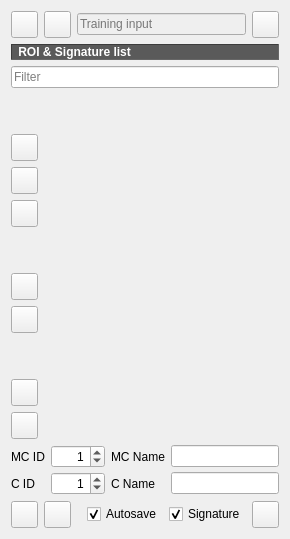
      <widget class="QWidget" name="tab_2">
       <property name="sizePolicy">
        <sizepolicy hsizetype="Minimum" vsizetype="Preferred">
         <horstretch>0</horstretch>
         <verstretch>0</verstretch>
        </sizepolicy>
       </property>
       <attribute name="icon">
        <iconset resource="resources.qrc">
         <normaloff>:/plugins/semiautomaticclassificationplugin/icons/semiautomaticclassificationplugin_training_input.svg</normaloff>:/plugins/semiautomaticclassificationplugin/icons/semiautomaticclassificationplugin_training_input.svg</iconset>
       </attribute>
       <attribute name="title">
        <string>Training input</string>
       </attribute>
       <layout class="QGridLayout" name="gridLayout_7">
        <item row="0" column="0">
         <layout class="QVBoxLayout" name="verticalLayout_2">
          <item>
           <layout class="QGridLayout" name="gridLayout_19">
            <item row="0" column="1">
             <widget class="QToolButton" name="button_new_input">
              <property name="toolTip">
               <string>Create a new training input</string>
              </property>
              <property name="styleSheet">
               <string notr="true">margin: 0px;padding: 0px;</string>
              </property>
              <property name="icon">
               <iconset resource="resources.qrc">
                <normaloff>:/plugins/semiautomaticclassificationplugin/icons/semiautomaticclassificationplugin_new_file.svg</normaloff>:/plugins/semiautomaticclassificationplugin/icons/semiautomaticclassificationplugin_new_file.svg</iconset>
              </property>
              <property name="iconSize">
               <size>
                <width>22</width>
                <height>22</height>
               </size>
              </property>
             </widget>
            </item>
            <item row="0" column="2">
             <widget class="QLineEdit" name="trainingFile_lineEdit">
              <property name="enabled">
               <bool>false</bool>
              </property>
              <property name="toolTip">
               <string>Input file path</string>
              </property>
              <property name="placeholderText">
               <string>Training input</string>
              </property>
             </widget>
            </item>
            <item row="0" column="0">
             <widget class="QToolButton" name="trainingFile_toolButton">
              <property name="toolTip">
               <string>Open a training input</string>
              </property>
              <property name="styleSheet">
               <string notr="true">margin: 0px;padding: 0px;</string>
              </property>
              <property name="icon">
               <iconset resource="resources.qrc">
                <normaloff>:/plugins/semiautomaticclassificationplugin/icons/semiautomaticclassificationplugin_open_file.svg</normaloff>:/plugins/semiautomaticclassificationplugin/icons/semiautomaticclassificationplugin_open_file.svg</iconset>
              </property>
              <property name="iconSize">
               <size>
                <width>22</width>
                <height>22</height>
               </size>
              </property>
             </widget>
            </item>
            <item row="0" column="3">
             <widget class="QToolButton" name="button_reset_input">
              <property name="toolTip">
               <string>Remove training input</string>
              </property>
              <property name="styleSheet">
               <string notr="true">margin: 0px;padding: 0px;</string>
              </property>
              <property name="icon">
               <iconset resource="resources.qrc">
                <normaloff>:/plugins/semiautomaticclassificationplugin/icons/semiautomaticclassificationplugin_reset.svg</normaloff>:/plugins/semiautomaticclassificationplugin/icons/semiautomaticclassificationplugin_reset.svg</iconset>
              </property>
              <property name="iconSize">
               <size>
                <width>22</width>
                <height>22</height>
               </size>
              </property>
             </widget>
            </item>
           </layout>
          </item>
          <item>
           <widget class="QLabel" name="label_48">
            <property name="font">
             <font>
              <italic>false</italic>
              <bold>true</bold>
             </font>
            </property>
            <property name="styleSheet">
             <string notr="true">background-color : #5a5a5a; color : white; font: bold</string>
            </property>
            <property name="frameShape">
             <enum>QFrame::Shape::Panel</enum>
            </property>
            <property name="frameShadow">
             <enum>QFrame::Shadow::Sunken</enum>
            </property>
            <property name="text">
             <string> ROI &amp; Signature list</string>
            </property>
            <property name="alignment">
             <set>Qt::AlignmentFlag::AlignLeading|Qt::AlignmentFlag::AlignLeft|Qt::AlignmentFlag::AlignVCenter</set>
            </property>
           </widget>
          </item>
          <item>
           <layout class="QGridLayout" name="gridLayout">
            <item row="1" column="0">
             <layout class="QVBoxLayout" name="verticalLayout_4">
              <item>
               <spacer name="verticalSpacer">
                <property name="orientation">
                 <enum>Qt::Orientation::Vertical</enum>
                </property>
                <property name="sizeHint" stdset="0">
                 <size>
                  <width>20</width>
                  <height>40</height>
                 </size>
                </property>
               </spacer>
              </item>
              <item>
               <widget class="QToolButton" name="merge_signature_toolButton">
                <property name="toolTip">
                 <string>Merge highlighted spectral signatures obtaining the average signature</string>
                </property>
                <property name="styleSheet">
                 <string notr="true">margin: 0px;padding: 0px;</string>
                </property>
                <property name="icon">
                 <iconset resource="resources.qrc">
                  <normaloff>:/plugins/semiautomaticclassificationplugin/icons/semiautomaticclassificationplugin_merge_sign_tool.svg</normaloff>:/plugins/semiautomaticclassificationplugin/icons/semiautomaticclassificationplugin_merge_sign_tool.svg</iconset>
                </property>
                <property name="iconSize">
                 <size>
                  <width>22</width>
                  <height>22</height>
                 </size>
                </property>
               </widget>
              </item>
              <item>
               <widget class="QToolButton" name="calculate_signature_toolButton">
                <property name="toolTip">
                 <string>Calculate signatures for highlighted items</string>
                </property>
                <property name="styleSheet">
                 <string notr="true">margin: 0px;padding: 0px;</string>
                </property>
                <property name="icon">
                 <iconset resource="resources.qrc">
                  <normaloff>:/plugins/semiautomaticclassificationplugin/icons/semiautomaticclassificationplugin_add_sign_tool.svg</normaloff>:/plugins/semiautomaticclassificationplugin/icons/semiautomaticclassificationplugin_add_sign_tool.svg</iconset>
                </property>
                <property name="iconSize">
                 <size>
                  <width>22</width>
                  <height>22</height>
                 </size>
                </property>
               </widget>
              </item>
              <item>
               <widget class="QToolButton" name="delete_Signature_Button">
                <property name="toolTip">
                 <string>Delete highlighted items</string>
                </property>
                <property name="styleSheet">
                 <string notr="true">margin: 0px;padding: 0px;</string>
                </property>
                <property name="icon">
                 <iconset resource="resources.qrc">
                  <normaloff>:/plugins/semiautomaticclassificationplugin/icons/semiautomaticclassificationplugin_remove.svg</normaloff>:/plugins/semiautomaticclassificationplugin/icons/semiautomaticclassificationplugin_remove.svg</iconset>
                </property>
                <property name="iconSize">
                 <size>
                  <width>22</width>
                  <height>22</height>
                 </size>
                </property>
               </widget>
              </item>
              <item>
               <spacer name="verticalSpacer_3">
                <property name="orientation">
                 <enum>Qt::Orientation::Vertical</enum>
                </property>
                <property name="sizeHint" stdset="0">
                 <size>
                  <width>20</width>
                  <height>40</height>
                 </size>
                </property>
               </spacer>
              </item>
              <item>
               <widget class="QToolButton" name="signature_spectral_plot_toolButton">
                <property name="toolTip">
                 <string>Add highlighted signatures to spectral signature plot</string>
                </property>
                <property name="styleSheet">
                 <string notr="true">margin: 0px;padding: 0px;</string>
                </property>
                <property name="icon">
                 <iconset resource="resources.qrc">
                  <normaloff>:/plugins/semiautomaticclassificationplugin/icons/semiautomaticclassificationplugin_sign_tool.svg</normaloff>:/plugins/semiautomaticclassificationplugin/icons/semiautomaticclassificationplugin_sign_tool.svg</iconset>
                </property>
                <property name="iconSize">
                 <size>
                  <width>22</width>
                  <height>22</height>
                 </size>
                </property>
               </widget>
              </item>
              <item>
               <widget class="QToolButton" name="scatterPlot_toolButton">
                <property name="toolTip">
                 <string>Add highlighted items to scatter plot</string>
                </property>
                <property name="styleSheet">
                 <string notr="true">margin: 0px;padding: 0px;</string>
                </property>
                <property name="icon">
                 <iconset resource="resources.qrc">
                  <normaloff>:/plugins/semiautomaticclassificationplugin/icons/semiautomaticclassificationplugin_scatter_tool.svg</normaloff>:/plugins/semiautomaticclassificationplugin/icons/semiautomaticclassificationplugin_scatter_tool.svg</iconset>
                </property>
                <property name="iconSize">
                 <size>
                  <width>22</width>
                  <height>22</height>
                 </size>
                </property>
               </widget>
              </item>
              <item>
               <spacer name="verticalSpacer_7">
                <property name="orientation">
                 <enum>Qt::Orientation::Vertical</enum>
                </property>
                <property name="sizeHint" stdset="0">
                 <size>
                  <width>20</width>
                  <height>40</height>
                 </size>
                </property>
               </spacer>
              </item>
              <item>
               <widget class="QToolButton" name="import_library_toolButton">
                <property name="toolTip">
                 <string>Import spectral signatures </string>
                </property>
                <property name="styleSheet">
                 <string notr="true">margin: 0px;padding: 0px;</string>
                </property>
                <property name="icon">
                 <iconset resource="resources.qrc">
                  <normaloff>:/plugins/semiautomaticclassificationplugin/icons/semiautomaticclassificationplugin_import_spectral_library.svg</normaloff>:/plugins/semiautomaticclassificationplugin/icons/semiautomaticclassificationplugin_import_spectral_library.svg</iconset>
                </property>
                <property name="iconSize">
                 <size>
                  <width>22</width>
                  <height>22</height>
                 </size>
                </property>
               </widget>
              </item>
              <item>
               <widget class="QToolButton" name="export_signature_list_toolButton">
                <property name="toolTip">
                 <string>Export highlighted spectral signatures
</string>
                </property>
                <property name="styleSheet">
                 <string notr="true">margin: 0px;padding: 0px;</string>
                </property>
                <property name="icon">
                 <iconset resource="resources.qrc">
                  <normaloff>:/plugins/semiautomaticclassificationplugin/icons/semiautomaticclassificationplugin_export_spectral_library.svg</normaloff>:/plugins/semiautomaticclassificationplugin/icons/semiautomaticclassificationplugin_export_spectral_library.svg</iconset>
                </property>
                <property name="iconSize">
                 <size>
                  <width>22</width>
                  <height>22</height>
                 </size>
                </property>
               </widget>
              </item>
             </layout>
            </item>
            <item row="0" column="0" colspan="2">
             <widget class="QLineEdit" name="ROI_filter_lineEdit">
              <property name="toolTip">
               <string>Filter</string>
              </property>
              <property name="placeholderText">
               <string>Filter</string>
              </property>
             </widget>
            </item>
           </layout>
          </item>
          <item>
           <layout class="QGridLayout" name="gridLayout_27">
            <property name="verticalSpacing">
             <number>4</number>
            </property>
            <item row="1" column="3">
             <widget class="QLabel" name="label_41">
              <property name="sizePolicy">
               <sizepolicy hsizetype="Minimum" vsizetype="Preferred">
                <horstretch>0</horstretch>
                <verstretch>0</verstretch>
               </sizepolicy>
              </property>
              <property name="text">
               <string>C Name</string>
              </property>
             </widget>
            </item>
            <item row="0" column="1" colspan="2">
             <widget class="QSpinBox" name="ROI_Macroclass_ID_spin">
              <property name="maximumSize">
               <size>
                <width>100</width>
                <height>16777215</height>
               </size>
              </property>
              <property name="toolTip">
               <string>The macroclass ID of the ROI signature</string>
              </property>
              <property name="alignment">
               <set>Qt::AlignmentFlag::AlignRight|Qt::AlignmentFlag::AlignTrailing|Qt::AlignmentFlag::AlignVCenter</set>
              </property>
              <property name="minimum">
               <number>0</number>
              </property>
              <property name="maximum">
               <number>9999</number>
              </property>
              <property name="value">
               <number>1</number>
              </property>
             </widget>
            </item>
            <item row="1" column="0">
             <widget class="QLabel" name="label_42">
              <property name="sizePolicy">
               <sizepolicy hsizetype="Minimum" vsizetype="Preferred">
                <horstretch>0</horstretch>
                <verstretch>0</verstretch>
               </sizepolicy>
              </property>
              <property name="maximumSize">
               <size>
                <width>89</width>
                <height>16777215</height>
               </size>
              </property>
              <property name="text">
               <string>C ID</string>
              </property>
             </widget>
            </item>
            <item row="0" column="3">
             <widget class="QLabel" name="label_45">
              <property name="sizePolicy">
               <sizepolicy hsizetype="Minimum" vsizetype="Preferred">
                <horstretch>0</horstretch>
                <verstretch>0</verstretch>
               </sizepolicy>
              </property>
              <property name="text">
               <string>MC Name</string>
              </property>
             </widget>
            </item>
            <item row="0" column="0">
             <widget class="QLabel" name="label_44">
              <property name="sizePolicy">
               <sizepolicy hsizetype="Minimum" vsizetype="Preferred">
                <horstretch>0</horstretch>
                <verstretch>0</verstretch>
               </sizepolicy>
              </property>
              <property name="maximumSize">
               <size>
                <width>90</width>
                <height>16777215</height>
               </size>
              </property>
              <property name="text">
               <string>MC ID</string>
              </property>
             </widget>
            </item>
            <item row="1" column="1" colspan="2">
             <widget class="QSpinBox" name="ROI_ID_spin">
              <property name="maximumSize">
               <size>
                <width>100</width>
                <height>16777215</height>
               </size>
              </property>
              <property name="toolTip">
               <string>The class ID of the ROI signature (should be unique)</string>
              </property>
              <property name="alignment">
               <set>Qt::AlignmentFlag::AlignRight|Qt::AlignmentFlag::AlignTrailing|Qt::AlignmentFlag::AlignVCenter</set>
              </property>
              <property name="minimum">
               <number>0</number>
              </property>
              <property name="maximum">
               <number>9999</number>
              </property>
              <property name="value">
               <number>1</number>
              </property>
             </widget>
            </item>
            <item row="1" column="4">
             <widget class="QLineEdit" name="ROI_Class_line">
              <property name="toolTip">
               <string>The class name of the ROI signature</string>
              </property>
              <property name="text">
               <string/>
              </property>
              <property name="maxLength">
               <number>80</number>
              </property>
             </widget>
            </item>
            <item row="0" column="4">
             <widget class="QLineEdit" name="ROI_Macroclass_line">
              <property name="toolTip">
               <string>The macroclass name of the ROI signature</string>
              </property>
              <property name="text">
               <string/>
              </property>
              <property name="maxLength">
               <number>80</number>
              </property>
             </widget>
            </item>
           </layout>
          </item>
          <item>
           <layout class="QHBoxLayout" name="horizontalLayout">
            <item>
             <widget class="QToolButton" name="undo_save_Button">
              <property name="toolTip">
               <string>Undo ROI save</string>
              </property>
              <property name="styleSheet">
               <string notr="true">margin: 0px;padding: 0px;</string>
              </property>
              <property name="icon">
               <iconset resource="resources.qrc">
                <normaloff>:/plugins/semiautomaticclassificationplugin/icons/semiautomaticclassificationplugin_undo_save_roi.svg</normaloff>:/plugins/semiautomaticclassificationplugin/icons/semiautomaticclassificationplugin_undo_save_roi.svg</iconset>
              </property>
              <property name="iconSize">
               <size>
                <width>22</width>
                <height>22</height>
               </size>
              </property>
             </widget>
            </item>
            <item>
             <widget class="QToolButton" name="redo_save_Button">
              <property name="toolTip">
               <string>Redo ROI save</string>
              </property>
              <property name="styleSheet">
               <string notr="true">margin: 0px;padding: 0px;</string>
              </property>
              <property name="icon">
               <iconset resource="resources.qrc">
                <normaloff>:/plugins/semiautomaticclassificationplugin/icons/semiautomaticclassificationplugin_redo_save_roi.svg</normaloff>:/plugins/semiautomaticclassificationplugin/icons/semiautomaticclassificationplugin_redo_save_roi.svg</iconset>
              </property>
              <property name="iconSize">
               <size>
                <width>22</width>
                <height>22</height>
               </size>
              </property>
             </widget>
            </item>
            <item>
             <spacer name="horizontalSpacer">
              <property name="orientation">
               <enum>Qt::Orientation::Horizontal</enum>
              </property>
              <property name="sizeHint" stdset="0">
               <size>
                <width>0</width>
                <height>0</height>
               </size>
              </property>
             </spacer>
            </item>
            <item>
             <widget class="QCheckBox" name="save_input_checkBox">
              <property name="toolTip">
               <string>Automatically save the training input whenever a ROI is saved in it</string>
              </property>
              <property name="text">
               <string>Autosave</string>
              </property>
              <property name="checked">
               <bool>true</bool>
              </property>
             </widget>
            </item>
            <item>
             <widget class="QCheckBox" name="signature_checkBox">
              <property name="sizePolicy">
               <sizepolicy hsizetype="Maximum" vsizetype="Fixed">
                <horstretch>0</horstretch>
                <verstretch>0</verstretch>
               </sizepolicy>
              </property>
              <property name="toolTip">
               <string>Add ROI spectral signature to signature list</string>
              </property>
              <property name="text">
               <string>Signature</string>
              </property>
              <property name="checked">
               <bool>true</bool>
              </property>
             </widget>
            </item>
            <item>
             <widget class="QToolButton" name="button_Save_ROI">
              <property name="toolTip">
               <string>Save temporary ROI to training input</string>
              </property>
              <property name="styleSheet">
               <string notr="true">margin: 0px;padding: 0px;</string>
              </property>
              <property name="icon">
               <iconset resource="resources.qrc">
                <normaloff>:/plugins/semiautomaticclassificationplugin/icons/semiautomaticclassificationplugin_save_roi.svg</normaloff>:/plugins/semiautomaticclassificationplugin/icons/semiautomaticclassificationplugin_save_roi.svg</iconset>
              </property>
              <property name="iconSize">
               <size>
                <width>22</width>
                <height>22</height>
               </size>
              </property>
             </widget>
            </item>
           </layout>
          </item>
         </layout>
        </item>
       </layout>
      </widget>
